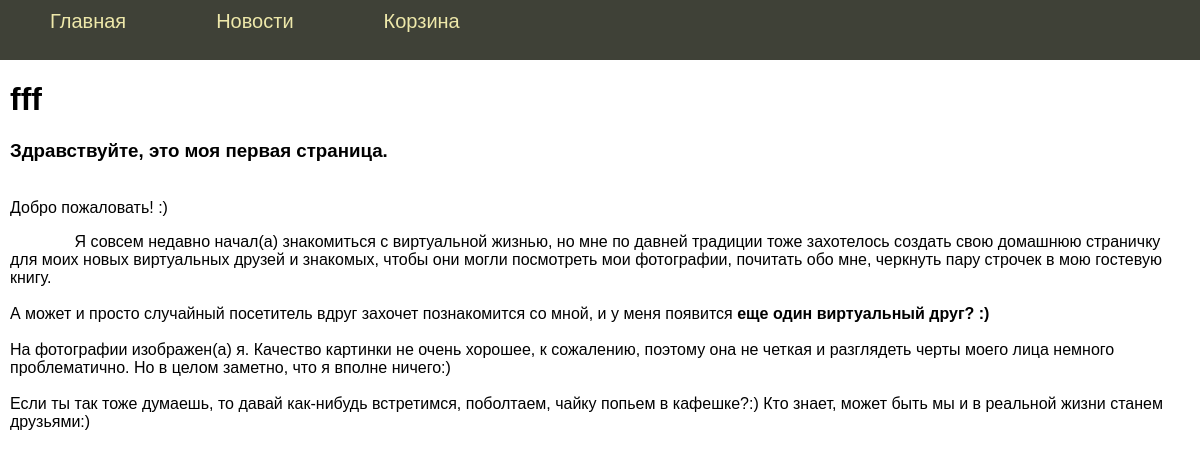
Page /post/ttt on the committed database.
### tables this page shows
CREATE TABLE mainmenu (
id integer PRIMARY KEY autoincrement,
title text NOT NULL,
url text NOT NULL
);

CREATE TABLE posts (
id integer PRIMARY KEY AUTOINCREMENT,
title text NOT NULL,
text text NOT NULL,
url text NOT NULL,
time integer NOT NULL
);

### flsite.py (the view)
@app.route("/post/<alias>")
def showPost(alias):
    db = get_db()
    dbase = FDataBase(db)
    title, post = dbase.getPost(alias)
    if not title:
        abort(404)
    return render_template('post.html', menu=dbase.getMenu(), title=title, post=post)

### FDataBase.py (called while the page is built)
    def getMenu(self):
        sql = '''SELECT * FROM mainmenu'''
        try:
            self.__cur.execute(sql)
            res = self.__cur.fetchall()
            if res:
                return res
        except:
            print("Ошибка чтения из БД")
        return []

    def getPost(self, alias):
        try:
            self.__cur.execute("SELECT title, text FROM posts WHERE url LIKE ? LIMIT 1", (alias,))
            res = self.__cur.fetchone()
            if res:
                return res
        except sqlite3.Error as e:
            print("Ошибка получения статьи из БД "+str(e))
        return (False, False)

### flsite.py (called while the page is built)
def connect_db():
    conn = sqlite3.connect(app.config['DATABASE'])
    conn.row_factory = sqlite3.Row
    return conn

def get_db():
    if not hasattr(g, 'db'):
        g.db = connect_db()
    return g.db

### templates/post.html
{% extends 'base.html' %}
{% block content %}
{{ super() }}
{{ post | safe}}
{% endblock %}

### templates/base.html (shortened to what this page needs)
<!DOCTYPE html>
<html lang="ru">
<head>
<link type="text/css" href="{{ url_for('static', filename='css/styles.css')}}" rel="stylesheet" />
</head>
<body>
{% block content -%}
    {% block mainmenu %}
<ul class="mainmenu">
    {% for p in menu %}
    <li><a href="{{p.url}}">{{p.title}}</a></li>
    {% endfor %}
</ul>
    {% endblock mainmenu %}
<div class="content">
    {% if  title -%}
<h1>{{title}}</h1>
    {% else -%}
<h1>про Flask</h1>
    {% endif %}
{% endblock -%}
</body>
</html>

### static/css/styles.css (style rules this page uses)
html, body { font-family: 'Arial'; margin: 0; padding: auto; height: 100%; width: 100%; }
a { color: #0059b2; text-decoration: none; }
ul.mainmenu { list-style: none; background: #3f4137; height: 60px; margin: 0; padding: 0%; color: #fdc073; font-size: 20px; overflow: hidden; }
ul.mainmenu li { float: left; margin: 10px 40px 0 50px; }
ul.mainmenu li a { color: PaleGoldenRod;; text-decoration: none; }
div.content { margin: 10px; }

### rows in the picture
mainmenu: title "Главная"
mainmenu: title "Новости"
mainmenu: title "Корзина"
posts: title "fff", text "Здравствуйте, это моя первая страница. Добро пожаловать! :) Я совсем недавно начал(а) знакомиться с виртуальной жизнью, но мне по давней традиции тоже захотелось создать свою домашнюю страничку для моих новых виртуальных друзей и знакомых, чтобы они могли посмотреть мои фотографии, почитать обо мне, черкнуть пару строчек в мою гостевую книгу. А может и просто случайный посетитель вдруг захочет познакомится со мной, и у меня появится еще один виртуальный друг? :) На фотографии изображен(а) я. Качество картинки не очень хорошее, к сожалению, поэтому она не четкая и разглядеть черты моего лица немного проблематично. Но в целом заметно, что я вполне ничего:) Если ты так тоже думаешь, то давай…"
